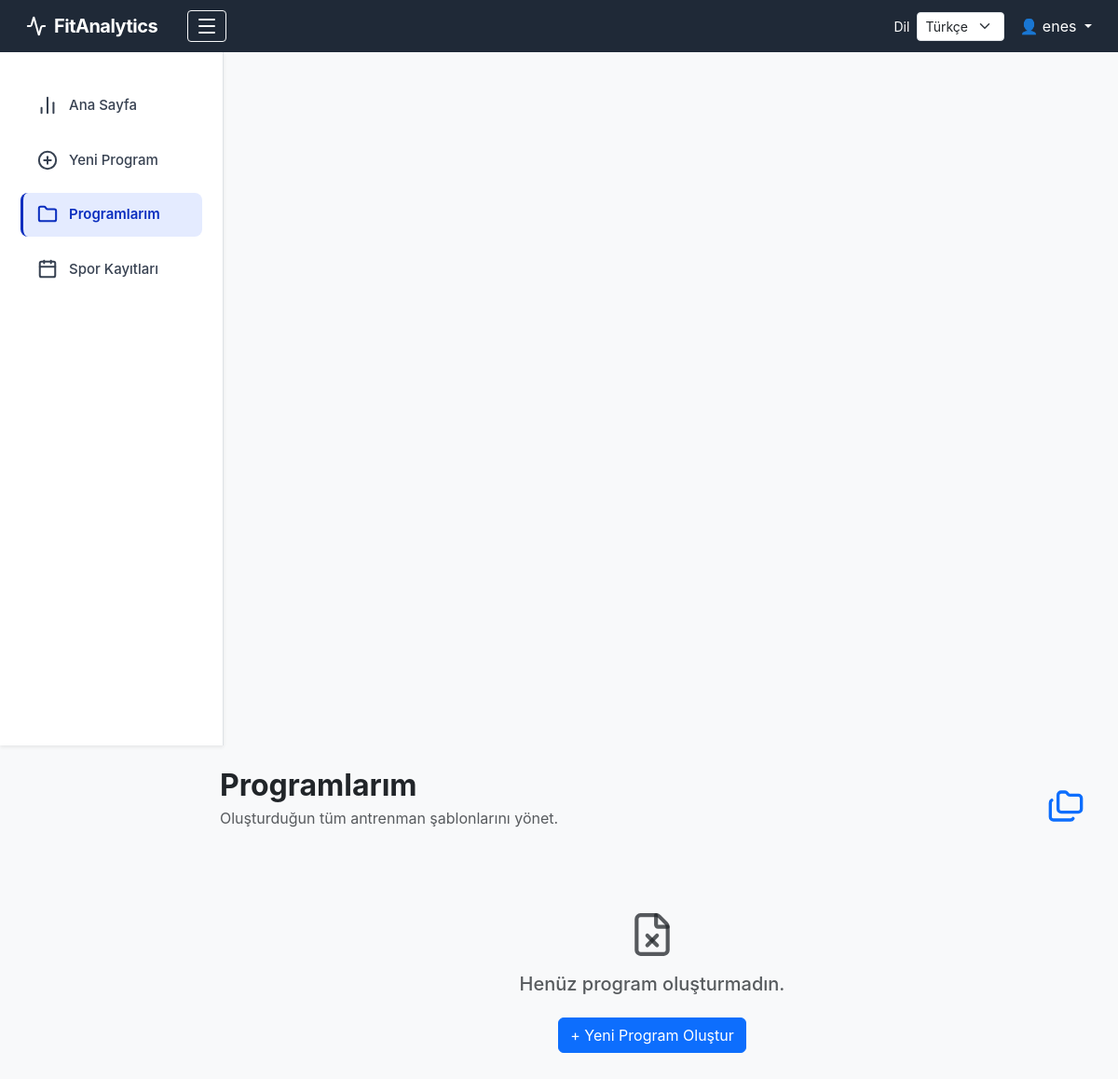
Before: /my-templates (signed in) with the older database file.
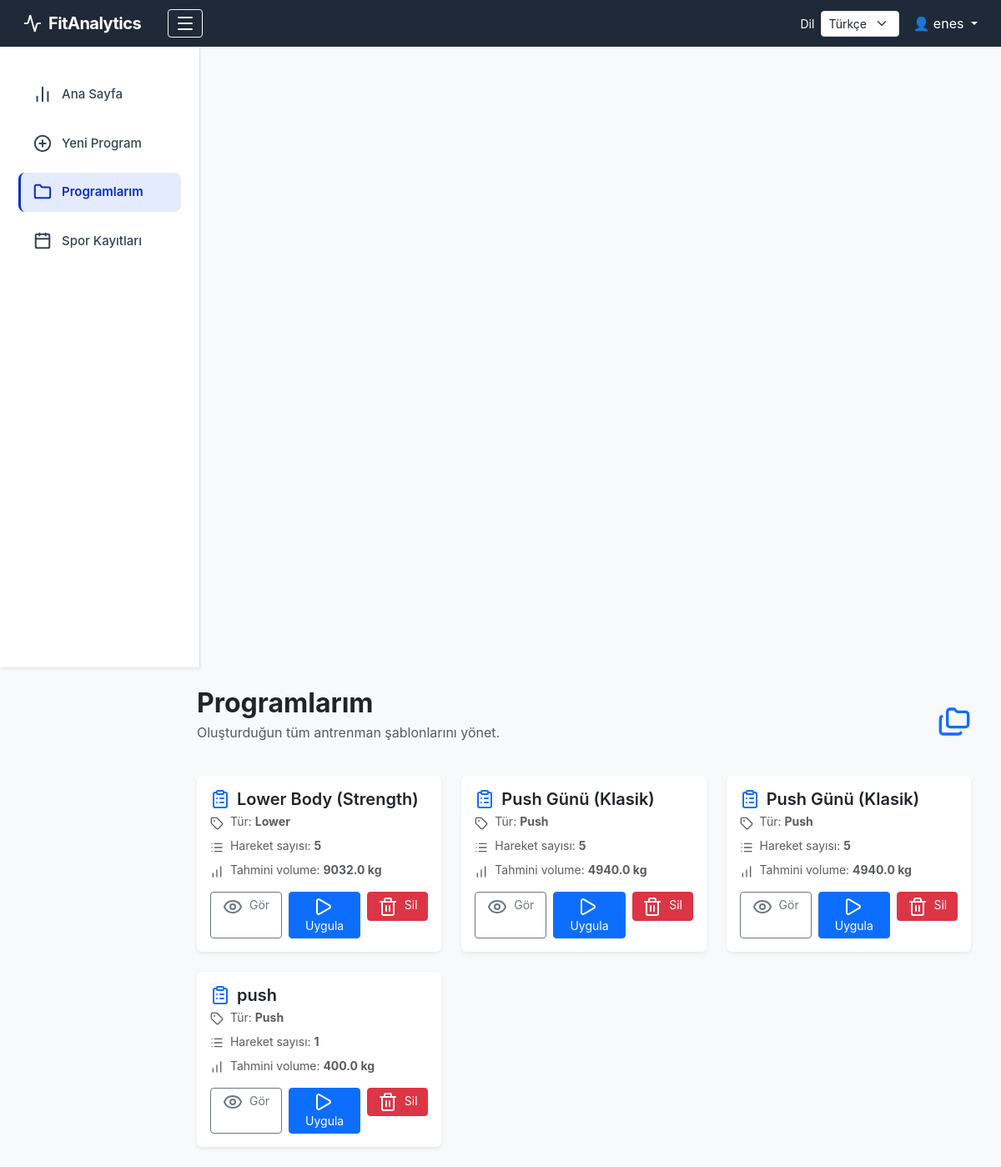
After: the same page with the newer database file.
### tables this page shows
CREATE TABLE workout_templates (
    template_id    INTEGER PRIMARY KEY AUTOINCREMENT,
    user_id        INTEGER NOT NULL,
    template_name  TEXT NOT NULL,
    workout_type   TEXT NOT NULL,
    FOREIGN KEY (user_id) REFERENCES users(user_id)
);

### app/blueprints/templates.py (the view)
@main.route("/my-templates")
def my_templates():
    if "user_id" not in session:
        return redirect(url_for("main.login"))
    user_id = session["user_id"]
    conn = get_connection()
    cur = conn.cursor()
    cur.execute("""
        SELECT wt.template_id, wt.template_name, wt.workout_type,
               COUNT(te.template_exercise_id) AS count_ex,
               COALESCE(SUM(te.default_sets * te.default_reps * te.default_weight), 0) AS volume
        FROM workout_templates wt
        LEFT JOIN template_exercises te ON te.template_id = wt.template_id
        WHERE wt.user_id = ?
        GROUP BY wt.template_id
        ORDER BY wt.template_name ASC
    """, (user_id,))
    templates = cur.fetchall()
    conn.close()
    return render_template("templates.html", templates=templates)

### app/database.py (called while the page is built)
def get_connection():
    conn = sqlite3.connect(DB_PATH)
    conn.row_factory = sqlite3.Row
    return conn

### app/templates/templates.html
{% extends "layout.html" %}
{% block content %}
<div class="container-fluid">
    <div class="d-flex justify-content-between align-items-center mb-4">
        <div>
            <h2 class="fw-bold mb-1">Programlarım</h2>
            <p class="text-muted">Oluşturduğun tüm antrenman şablonlarını yönet.</p>
        </div>
        <i data-lucide="folders" class="text-primary" style="width:40px;height:40px;"></i>
    </div>
    {% if templates %}
    <div class="row g-4">
        {% for t in templates %}
        <div class="col-md-6 col-lg-4">
            <div class="card shadow-sm border-0 h-100 template-card">
                <div class="card-body">
                    <h5 class="fw-semibold d-flex align-items-center mb-1">
                        <i data-lucide="clipboard-list" class="me-2 text-primary"></i>
                        {{ t.template_name }}
                    </h5>
                    <p class="text-muted mb-2" style="font-size:14px;">
                        <i data-lucide="tag" class="me-1" style="width:16px;height:16px;"></i>
                        Tür: <strong>{{ t.workout_type | capitalize }}</strong>
                    </p>
                    <p class="text-muted mb-2" style="font-size:14px;">
                        <i data-lucide="list" class="me-1" style="width:16px;height:16px;"></i>
                        Hareket sayısı: <strong>{{ t.count_ex }}</strong>
                    </p>
                    <p class="text-muted mb-3" style="font-size:14px;">
                        <i data-lucide="bar-chart" class="me-1" style="width:16px;height:16px;"></i>
                        Tahmini volume: <strong>{{ t.volume | round(2) }} kg</strong>
                    </p>
                    <div class="d-flex gap-2 mt-3">
                        <a href="{{ url_for('main.template_detail', template_id=t.template_id) }}"
                        class="btn btn-sm btn-outline-secondary w-100">
                            <i data-lucide="eye" class="me-1"></i> Gör
                        </a>
                        <a href="{{ url_for('main.use_template', template_id=t.template_id) }}"
                        class="btn btn-sm btn-primary w-100 text-white">
                            <i data-lucide="play" class="me-1"></i> Uygula
                        </a>
                        <form action="{{ url_for('main.delete_template', template_id=t.template_id) }}"
                            method="POST"
                            class="w-100">
                            <button class="btn btn-sm btn-danger w-100"
                                    onclick="return confirm('Bu şablonu silmek istediğine emin misin?')">
                                <i data-lucide="trash-2" class="me-1"></i> Sil
                            </button>
                        </form>
                    </div>
                </div>
            </div>
        </div>
        {% endfor %}
    </div>
    {% else %}
    <div class="text-center py-5">
        <i data-lucide="file-x" class="text-muted mb-3" style="width:50px;height:50px;"></i>
        <h5 class="text-muted">Henüz program oluşturmadın.</h5>
        <a href="{{ url_for('main.add_template') }}" class="btn btn-primary mt-3">
            + Yeni Program Oluştur
        </a>
    </div>
    {% endif %}
</div>
{% endblock %}

Changed rows visible on the page:
added workout_templates: template_name "Lower Body (Strength)", workout_type "Lower", count_ex "5", volume "9032.0"
added workout_templates: template_name "Push Günü (Klasik)", workout_type "Push", count_ex "5", volume "4940.0"
added workout_templates: template_name "Push Günü (Klasik)", workout_type "Push", count_ex "5", volume "4940.0"
added workout_templates: template_name "push", workout_type "Push", count_ex "1", volume "400.0"
Other visible differences:
text no longer shown: "Henüz program oluşturmadın. + Yeni Program Oluştur"
